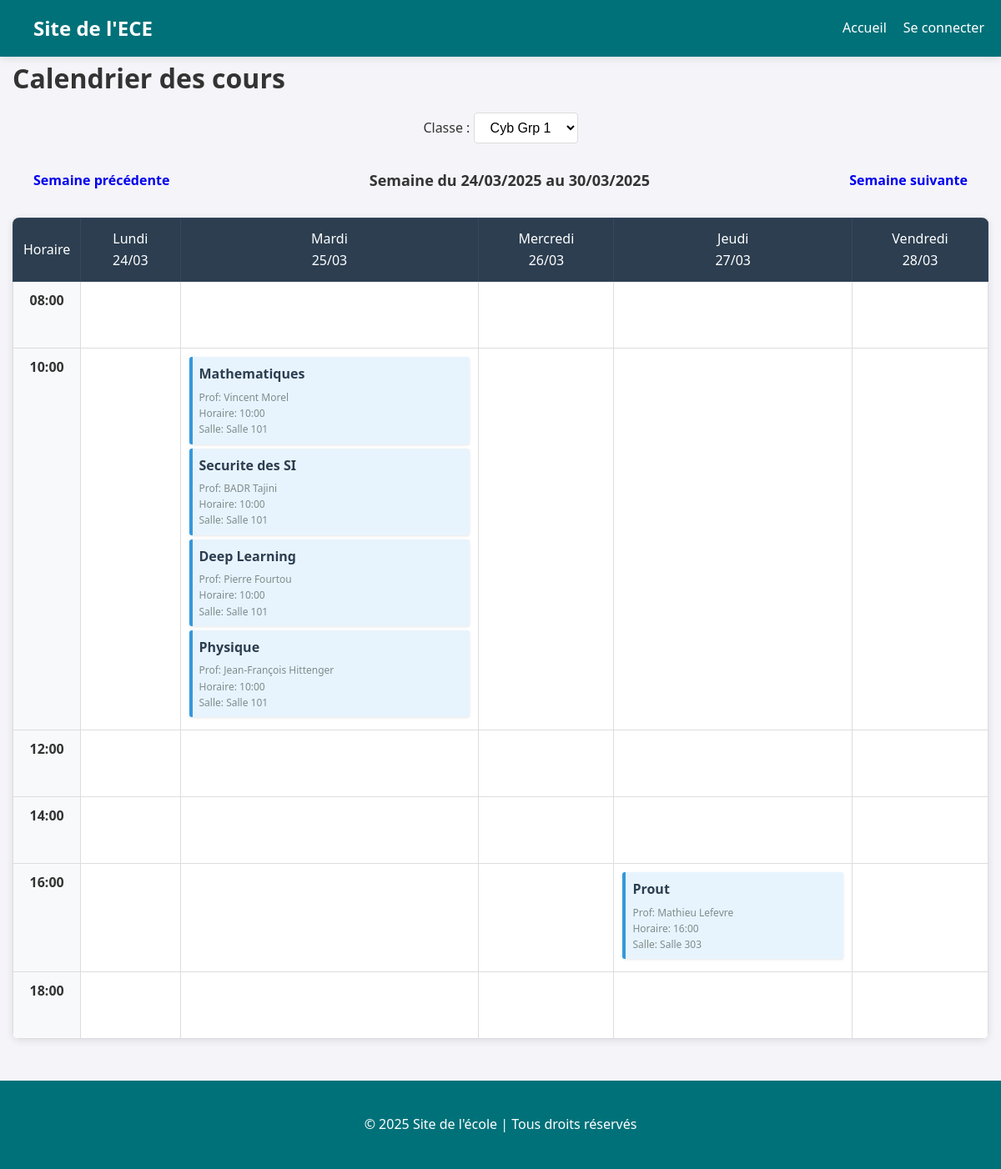
Page /pages/cal.php on the committed database.
### tables this page shows
CREATE TABLE IF NOT EXISTS cours (
    id INT AUTO_INCREMENT PRIMARY KEY,
    prof_id INT NOT NULL,
    classe VARCHAR(50) NOT NULL,
    matiere VARCHAR(50) NOT NULL,
    horaire DATETIME NOT NULL,
    salle VARCHAR(50) NOT NULL,
    FOREIGN KEY (prof_id) REFERENCES profs(id) ON DELETE CASCADE
);

### pages/cal.php (the view, shortened to what this page needs)
<?php
require_once '../config/db.php';
$stmt = $pdo->query("SELECT DISTINCT classe FROM cours ORDER BY classe");
$classes = $stmt->fetchAll(PDO::FETCH_COLUMN);
$selectedClass = isset($_GET['classe']) ? $_GET['classe'] : $classes[0];
$week = isset($_GET['semaine']) ? intval($_GET['semaine']) : 0;
$nextWeek = $week + 1;
$prevWeek = $week - 1;
$startDate = new DateTime();
$startDate->modify('monday this week');
$startDate->modify("+$week week");
$endDate = clone $startDate;
$endDate->modify('+6 days');
$startDateFormatted = $startDate->format('d/m/Y');
$endDateFormatted = $endDate->format('d/m/Y');
$startDateSql = $startDate->format('Y-m-d') . ' 00:00:00';
$endDateSql = $endDate->format('Y-m-d') . ' 23:59:59';
$stmt = $pdo->prepare("
    SELECT c.*, p.nom as prof_nom, p.prenom as prof_prenom
    FROM cours c
    JOIN profs p ON c.prof_id = p.id
    WHERE c.classe = :classe
    AND c.horaire BETWEEN :start_date AND :end_date
    ORDER BY c.horaire
");
$stmt->bindParam(':classe', $selectedClass);
$stmt->bindParam(':start_date', $startDateSql);
$stmt->bindParam(':end_date', $endDateSql);
$stmt->execute();
$cours = $stmt->fetchAll(PDO::FETCH_ASSOC);
$coursParJour = [];
$jours = ['Lundi', 'Mardi', 'Mercredi', 'Jeudi', 'Vendredi', 'Samedi', 'Dimanche'];
foreach ($cours as $cours_item) {
    $date = new DateTime($cours_item['horaire']);
    $jourSemaine = $date->format('w');
    $jourSemaine--;
    $heureDebut = $date->format('H:i');
    if (!isset($coursParJour[$jourSemaine])) {
        $coursParJour[$jourSemaine] = [];
    }
    $coursParJour[$jourSemaine][] = [
        'id' => $cours_item['id'],
        'matiere' => $cours_item['matiere'],
        'prof' => $cours_item['prof_prenom'] . ' ' . $cours_item['prof_nom'],
        'horaire' => $heureDebut,
        'salle' => $cours_item['salle']
    ];
}
?>
<?php include('../includes/header.php'); ?>
<!DOCTYPE html>
<html lang="fr">
<head>
    <link rel="stylesheet" href="../css/style.css">
</head>
<body>
    <div class="container">
        <h1>Calendrier des cours</h1>
        <div class="class-selection">
            <form action="" method="GET">
                <label for="classe">Classe :</label>
                <select name="classe" id="classe" onchange="this.form.submit()">
                    <?php foreach ($classes as $classe): ?>
                        <option value="<?= htmlspecialchars($classe) ?>" <?= $selectedClass === $classe ? 'selected' : '' ?>>
                            <?= htmlspecialchars($classe) ?>
                        </option>
                    <?php endforeach; ?>
                </select>
            </form>
        </div>
        <div class="week-navigation">
            <a href="?classe=<?= urlencode($selectedClass) ?>&semaine=<?= $prevWeek ?>" class="btn">Semaine précédente</a>
            <span class="current-week">Semaine du <?= $startDateFormatted ?> au <?= $endDateFormatted ?></span>
            <a href="?classe=<?= urlencode($selectedClass) ?>&semaine=<?= $nextWeek ?>" class="btn">Semaine suivante</a>
        </div>
        <div class="calendar">
            <table>
                <thead>
                    <tr>
                        <th>Horaire</th>
                        <?php
                        $currentDate = clone $startDate;
                        for ($i = 0; $i < 5; $i++):
                            $dayDate = $currentDate->format('d/m');
                            $currentDate->modify('+1 day');
                        ?>
                            <th><?= $jours[$i] ?><br><?= $dayDate ?></th>
                        <?php endfor; ?>
                    </tr>
                </thead>
                <tbody>
                    <?php
                    for ($heure = 8; $heure <= 18; $heure += 2):
                        $heureFormatee = sprintf("%02d:00", $heure);
                    ?>
                        <tr>
                            <td class="time-slot"><?= $heureFormatee ?></td>
                            <?php for ($jour = 0; $jour < 5; $jour++): ?>
                                <td class="course-cell">
                                    <?php
                                    if (isset($coursParJour[$jour])) {
                                        foreach ($coursParJour[$jour] as $cours_item) {
                                            $courseHour = (int)substr($cours_item['horaire'], 0, 2);
                                            if ($courseHour >= $heure && $courseHour < $heure + 2) {
                                                echo '<div class="course">';
                                                echo '<div class="course-name">' . htmlspecialchars($cours_item['matiere']) . '</div>';
                                                echo '<div class="course-details">';
                                                echo '<div>Prof: ' . htmlspecialchars($cours_item['prof']) . '</div>';
                                                echo '<div>Horaire: ' . htmlspecialchars($cours_item['horaire']) . '</div>';
                                                echo '<div>Salle: ' . htmlspecialchars($cours_item['salle']) . '</div>';
                                                echo '</div>';
                                                echo '</div>';
                                            }
                                        }
                                    }
                                    ?>
                                </td>
                            <?php endfor; ?>
                        </tr>
                    <?php endfor; ?>
                </tbody>
            </table>
        </div>
    </div>
</body>
</html>
<?php include('../includes/footer.php'); ?>

### includes/header.php (shortened to what this page needs)
<!DOCTYPE html>
<html lang="fr">
<head>
    <link rel="stylesheet" href="../css/style.css">
</head>
<body>
    <header>
        <div class="logo">
            <h1>Site de l'ECE</h1>
        </div>
        <nav>
            <ul>
                <li><a href="../pages/index.php">Accueil</a></li>
                <li><a href="../login/login.php">Se connecter</a></li>
            </ul>
        </nav>
    </header>

### includes/footer.php
<footer>
        <p>&copy; 2025 Site de l'école | Tous droits réservés</p>
    </footer>
</body>
</html>

### css/style.css (style rules this page uses)
:root { --primary: #007179; --primary-dark: #0c57c0; --secondary: #190038; --secondary-dark: #e04347; --light: #f4f4f9; --dark: #333; --gray: #535252; --light-gray: #e9ecef; --white: #ffffff; --shadow: 0 4px 15px rgba(0, 0, 0, 0.1); --shadow-strong: 0 8px 30px rgba(0, 0, 0, 0.1); --border-radius: 10px; --transition: all 0.3s ease; }
* { margin: 0; padding: 0; box-sizing: border-box; }
body { font-family: 'Segoe UI', Roboto, 'Helvetica Neue', Arial, sans-serif; margin: 0; padding: 0; background-color: var(--light); color: var(--dark); line-height: 1.6; }
.container { width: 100%; max-width: 1200px; margin: 0 auto; padding: 0 15px; }
h1, h2, h3, h4, h5, h6 { font-weight: 600; margin-bottom: 15px; }
.btn { display: inline-block; padding: 12px 25px; border-radius: 5px; text-decoration: none; font-weight: 600; cursor: pointer; transition: var(--transition); text-align: center; border: none; font-size: 16px; }
header { background-color: var(--primary); padding: 15px 0; color: white; position: sticky; top: 0; z-index: 1000; box-shadow: 0 2px 10px rgba(0, 0, 0, 0.1); }
header .logo h1 { margin-left: 20px; font-size: 24px; font-weight: bold; }
header nav ul { list-style-type: none; text-align: right; margin-right: 20px; }
header nav ul li { display: inline; margin-left: 25px; }
header nav ul li a { color: white; text-decoration: none; font-weight: 500; transition: var(--transition); position: relative; padding-bottom: 5px; }
header nav ul li a:after { content: ''; position: absolute; width: 0; height: 2px; bottom: 0; left: 0; background-color: white; transition: var(--transition); }
footer { background-color: var(--primary); color: white; text-align: center; padding: 40px 0; margin-top: 50px; }
header { display: flex; justify-content: space-between; align-items: center; padding: 15px 20px; }
header h1 { margin: 0; font-size: 1.5rem; }
header nav ul { margin: 0; display: flex; gap: 20px; }
header nav ul li { margin: 0; }
.class-selection { margin-bottom: 20px; text-align: center; }
select { padding: 8px 15px; border: 1px solid #ddd; border-radius: 4px; background-color: white; font-size: 16px; cursor: pointer; }
.week-navigation { display: flex; justify-content: space-between; align-items: center; margin: 20px 0; }
.current-week { font-weight: bold; font-size: 18px; }
.calendar { background-color: white; border-radius: 8px; box-shadow: 0 2px 10px rgba(0, 0, 0, 0.1); overflow-x: auto; }
table { width: 100%; border-collapse: collapse; }
th { background-color: #2c3e50; color: white; padding: 12px; text-align: center; font-weight: 500; border: 1px solid #34495e; }
td { border: 1px solid #ddd; padding: 10px; vertical-align: top; height: 80px; }
.time-slot { background-color: #f8f9fa; font-weight: bold; text-align: center; width: 80px; }
.course-cell { position: relative; }
.course { background-color: #e8f4fd; border-left: 4px solid #3498db; padding: 8px; margin-bottom: 5px; border-radius: 3px; box-shadow: 0 1px 3px rgba(0, 0, 0, 0.1); }
.course-name { font-weight: bold; margin-bottom: 5px; color: #2c3e50; }
.course-details { font-size: 12px; color: #7f8c8d; }

### rows in the picture
cours: matiere "Mathematiques", prof "Vincent Morel", horaire "10:00", salle "Salle 101"
cours: matiere "Securite des SI", prof "BADR Tajini", horaire "10:00", salle "Salle 101"
cours: matiere "Deep Learning", prof "Pierre Fourtou", horaire "10:00", salle "Salle 101"
cours: matiere "Physique", prof "Jean-François Hittenger", horaire "10:00", salle "Salle 101"
cours: matiere "Prout", prof "Mathieu Lefevre", horaire "16:00", salle "Salle 303"

### other values in the picture
$jours[$i] "Lundi"
$jours[$i] "Mardi"
$jours[$i] "Mercredi"
$jours[$i] "Jeudi"
$jours[$i] "Vendredi"
$heureFormatee "08:00"
$heureFormatee "10:00"
$heureFormatee "12:00"
$heureFormatee "14:00"
$heureFormatee "16:00"
$heureFormatee "18:00"
form field classe "Cyb Grp 1"
